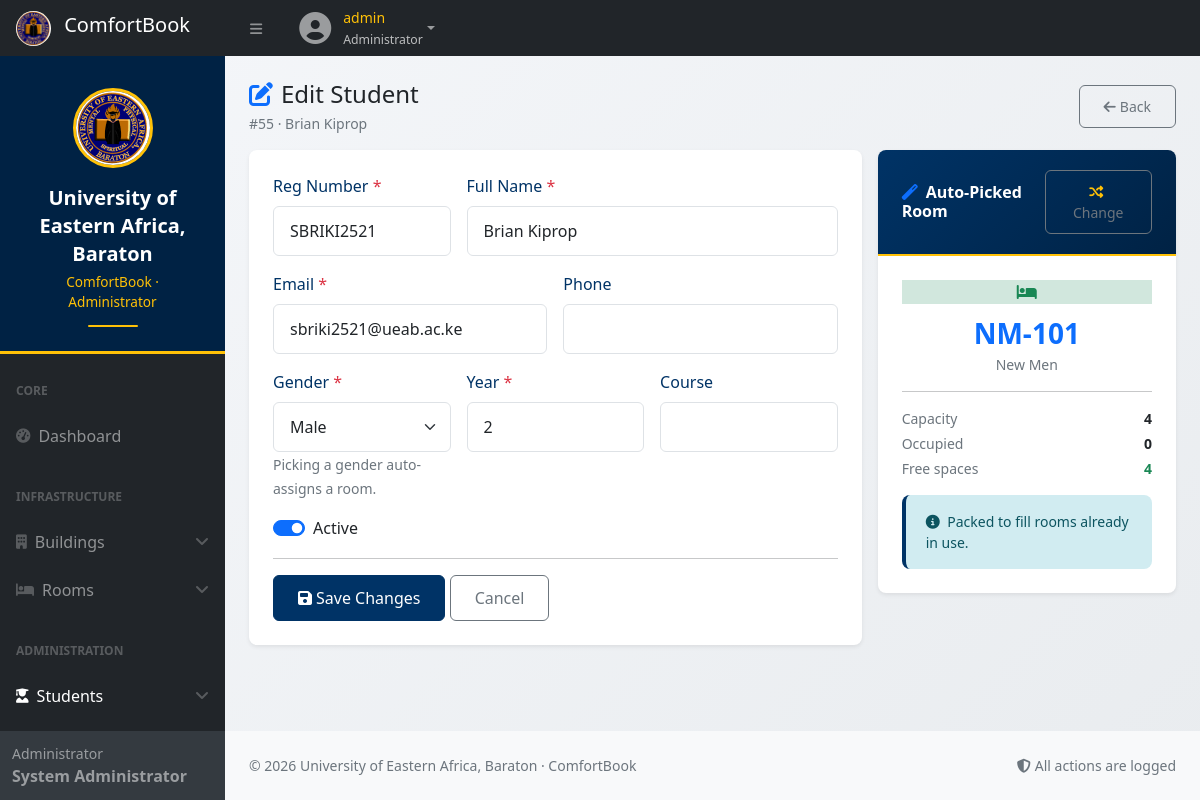
Screenshot of /user/student_form.php?id=55 (signed in) with the database file from the repository.
### tables this page shows
CREATE TABLE `students` (
  `id` int(10) UNSIGNED NOT NULL,
  `reg_number` varchar(30) NOT NULL,
  `full_name` varchar(120) NOT NULL,
  `email` varchar(120) NOT NULL,
  `phone` varchar(20) DEFAULT NULL,
  `gender` enum('Male','Female') NOT NULL,
  `year_of_study` tinyint(3) UNSIGNED NOT NULL DEFAULT 1,
  `course` varchar(120) DEFAULT NULL,
  `current_room_id` int(10) UNSIGNED DEFAULT NULL,
  `phase1_action` enum('none','keep','release') NOT NULL DEFAULT 'none',
  `placed` tinyint(1) NOT NULL DEFAULT 0,
  `late_booker` tinyint(1) NOT NULL DEFAULT 0,
  `is_active` tinyint(1) NOT NULL DEFAULT 1,
  `created_at` datetime NOT NULL DEFAULT current_timestamp()
);

CREATE TABLE `rooms` (
  `id` int(10) UNSIGNED NOT NULL,
  `block_id` int(10) UNSIGNED NOT NULL,
  `room_number` varchar(20) NOT NULL,
  `capacity` tinyint(3) UNSIGNED NOT NULL DEFAULT 1,
  `gender` enum('Male','Female') NOT NULL,
  `status` enum('vacant','available_p2','reserved','occupied') NOT NULL DEFAULT 'vacant',
  `reserved_by_student_id` int(10) UNSIGNED DEFAULT NULL,
  `reserved_at` datetime DEFAULT NULL,
  `notes` text DEFAULT NULL,
  `created_at` datetime NOT NULL DEFAULT current_timestamp()
);

CREATE TABLE `blocks` (
  `id` int(10) UNSIGNED NOT NULL,
  `name` varchar(80) NOT NULL,
  `gender` enum('Male','Female') NOT NULL,
  `description` text DEFAULT NULL,
  `is_active` tinyint(1) NOT NULL DEFAULT 1,
  `created_at` datetime NOT NULL DEFAULT current_timestamp()
);

### includes/config.php (called while the page is built, shortened)
<?php
function h($v): string {
    return htmlspecialchars((string)$v, ENT_QUOTES, 'UTF-8');
}

### user/student_form.php (the view, shortened to what this page needs)
<?php
require_once __DIR__ . '/../includes/config.php';
require_once __DIR__ . '/../includes/auth.php';
$id     = (int)($_GET['id'] ?? 0);
$isEdit = $id > 0;
$student = null;
if ($isEdit) {
    $stmt = $pdo->prepare("SELECT * FROM students WHERE id = ?");
    $stmt->execute([$id]);
    $student = $stmt->fetch();
}
function pick_best_room(PDO $pdo, string $gender, ?int $excludeRoom = null): ?array {
    $sql = "
        SELECT r.id, r.room_number, r.capacity, b.name AS block_name,
            (SELECT COUNT(*) FROM students s WHERE s.current_room_id = r.id AND s.is_active = 1) AS occ
        FROM rooms r
        JOIN blocks b ON b.id = r.block_id
        WHERE r.gender = :gender
        HAVING occ < r.capacity
        ORDER BY occ DESC, (r.capacity - occ) ASC, r.room_number ASC
        LIMIT 1
    ";
    $stmt = $pdo->prepare($sql);
    $stmt->execute([':gender' => $gender]);
    $room = $stmt->fetch();
    return $room ?: null;
}
function list_alternative_rooms(PDO $pdo, string $gender, int $bestId, int $limit = 8): array {
    $sql = "
        SELECT r.id, r.room_number, r.capacity, b.name AS block_name,
            (SELECT COUNT(*) FROM students s WHERE s.current_room_id = r.id AND s.is_active = 1) AS occ
        FROM rooms r
        JOIN blocks b ON b.id = r.block_id
        WHERE r.gender = :gender AND r.id <> :bestId
        HAVING occ < r.capacity
        ORDER BY occ DESC, (r.capacity - occ) ASC, r.room_number ASC
        LIMIT :lim
    ";
    $stmt = $pdo->prepare($sql);
    $stmt->bindValue(':gender', $gender);
    $stmt->bindValue(':bestId', $bestId, PDO::PARAM_INT);
    $stmt->bindValue(':lim',    $limit,  PDO::PARAM_INT);
    $stmt->execute();
    return $stmt->fetchAll();
}
$form = $isEdit ? [
    'reg_number'=>$student['reg_number'], 'full_name'=>$student['full_name'],
    'email'=>$student['email'], 'phone'=>$student['phone'] ?? '',
    'gender'=>$student['gender'], 'year_of_study'=>(int)$student['year_of_study'],
    'course'=>$student['course'] ?? '', 'is_active'=>(int)$student['is_active'],
    'current_room_id'=>(int)($student['current_room_id'] ?? 0),
] : [
    'reg_number'=>'', 'full_name'=>'', 'email'=>'', 'phone'=>'',
    'gender'=>'', 'year_of_study'=>1, 'course'=>'', 'is_active'=>1,
    'current_room_id'=>0,
];
$bestRoom = null;
if (in_array($form['gender'], ['Male','Female'], true)) {
    if ($form['current_room_id'] > 0) {
        $stmt = $pdo->prepare("
            SELECT r.id, r.room_number, r.capacity, b.name AS block_name,
                (SELECT COUNT(*) FROM students s WHERE s.current_room_id=r.id AND s.is_active=1) AS occ
            FROM rooms r JOIN blocks b ON b.id = r.block_id
            WHERE r.id = ?
        ");
        $stmt->execute([$form['current_room_id']]);
        $bestRoom = $stmt->fetch() ?: null;
    } else {
        $bestRoom = pick_best_room($pdo, $form['gender']);
        if ($bestRoom) $form['current_room_id'] = (int)$bestRoom['id'];
    }
}
$alternatives = [];
if ($bestRoom && in_array($form['gender'], ['Male','Female'], true)) {
    $alternatives = list_alternative_rooms($pdo, $form['gender'], (int)$bestRoom['id']);
}
?>
<?php include __DIR__ . '/partial/header.php'; ?>
<div id="layoutSidenav">
    <?php include __DIR__ . '/partial/sidebar.php'; ?>
    <div id="layoutSidenav_content">
        <main class="container-fluid px-4">
            <div class="d-flex justify-content-between align-items-center mt-4 mb-3">
                <div>
                    <h4 class="mb-1"><i class="fas fa-<?= $isEdit?'edit':'user-plus' ?> text-primary me-2"></i><?= $isEdit?'Edit':'Add' ?> Student</h4>
                    <p class="text-muted small mb-0"><?= $isEdit?'#'.$id.' · '.h($student['full_name']):'Register a new student · room auto-picked' ?></p>
                </div>
                <a href="students.php" class="btn btn-outline-secondary btn-sm"><i class="fas fa-arrow-left me-1"></i>Back</a>
            </div>
            <div class="row g-3">
                <div class="col-lg-8">
                    <div class="card border-0 shadow-sm"><div class="card-body">
                        <form method="post" id="studentForm">
                            <div class="row g-3">
                                <div class="col-md-4">
                                    <label class="form-label">Reg Number <span class="text-danger">*</span></label>
                                    <input type="text" name="reg_number" class="form-control" required value="<?= h($form['reg_number']) ?>" placeholder="SJUNOD2611">
                                </div>
                                <div class="col-md-8">
                                    <label class="form-label">Full Name <span class="text-danger">*</span></label>
                                    <input type="text" name="full_name" class="form-control" required value="<?= h($form['full_name']) ?>">
                                </div>
                                <div class="col-md-6">
                                    <label class="form-label">Email <span class="text-danger">*</span></label>
                                    <input type="email" name="email" class="form-control" required value="<?= h($form['email']) ?>">
                                </div>
                                <div class="col-md-6">
                                    <label class="form-label">Phone</label>
                                    <input type="text" name="phone" class="form-control" value="<?= h($form['phone']) ?>">
                                </div>
                                <div class="col-md-4">
                                    <label class="form-label">Gender <span class="text-danger">*</span></label>
                                    <select name="gender" class="form-select" required id="genderSelect">
                                        <option value="Male"   <?= $form['gender']==='Male'?'selected':'' ?>>Male</option>
                                    </select>
                                    <small class="text-muted">Picking a gender auto-assigns a room.</small>
                                </div>
                                <div class="col-md-4">
                                    <label class="form-label">Year <span class="text-danger">*</span></label>
                                    <input type="number" name="year_of_study" class="form-control" required min="1" max="6" value="<?= (int)$form['year_of_study'] ?>">
                                </div>
                                <div class="col-md-4">
                                    <label class="form-label">Course</label>
                                    <input type="text" name="course" class="form-control" value="<?= h($form['course']) ?>">
                                </div>
                                <div class="col-12">
                                    <div class="form-check form-switch">
                                        <input class="form-check-input" type="checkbox" name="is_active" id="isActive" <?= $form['is_active']?'checked':'' ?>>
                                        <label class="form-check-label" for="isActive">Active</label>
                                    </div>
                                </div>
                            </div>
                            <hr>
                            <button class="btn btn-primary" onclick="document.getElementById('actionInput').value='save';">
                                <i class="fas fa-save me-1"></i><?= $isEdit?'Save Changes':'Create Student' ?>
                            </button>
                            <a href="students.php" class="btn btn-outline-secondary">Cancel</a>
                        </form>
                    </div></div>
                </div>
                <div class="col-lg-4">
                    <div class="card border-0 shadow-sm sticky-top" style="top:80px;">
                        <div class="card-header bg-white d-flex justify-content-between align-items-center">
                            <h6 class="mb-0 fw-bold"><i class="fas fa-magic text-primary me-2"></i>Auto-Picked Room</h6>
                            <?php if ($bestRoom && !empty($alternatives)): ?>
                            <button type="button" class="btn btn-sm btn-outline-secondary"
                                    data-bs-toggle="modal" data-bs-target="#changeRoomModal">
                                <i class="fas fa-random me-1"></i>Change
                            </button>
                            <?php endif; ?>
                        </div>
                        <div class="card-body">
                            <?php if (!$form['gender']): ?>
                                <div class="text-center text-muted py-3">
                                    <i class="fas fa-bed fa-2x mb-2 opacity-25"></i>
                                    <p class="small mb-0">Select a gender to auto-pick a room</p>
                                </div>
                            <?php elseif ($bestRoom): ?>
                                <div class="text-center">
                                    <div class="stat-icon bg-success-subtle text-success mx-auto mb-2">
                                        <i class="fas fa-bed"></i>
                                    </div>
                                    <div class="fs-3 fw-bold text-primary"><?= h($bestRoom['room_number']) ?></div>
                                    <div class="small text-muted"><?= h($bestRoom['block_name']) ?></div>
                                </div>
                                <hr>
                                <div class="small">
                                    <div class="d-flex justify-content-between mb-1">
                                        <span class="text-muted">Capacity</span><strong><?= (int)$bestRoom['capacity'] ?></strong>
                                    </div>
                                    <div class="d-flex justify-content-between mb-1">
                                        <span class="text-muted">Occupied</span><strong><?= (int)$bestRoom['occ'] ?></strong>
                                    </div>
                                    <div class="d-flex justify-content-between">
                                        <span class="text-muted">Free spaces</span>
                                        <strong class="text-success"><?= (int)$bestRoom['capacity'] - (int)$bestRoom['occ'] ?></strong>
                                    </div>
                                </div>
                                <div class="alert alert-info small mt-3 mb-0">
                                    <i class="fas fa-info-circle me-1"></i>
                                    Packed to fill rooms already in use.
                                </div>
                            <?php endif; ?>
                        </div>
                    </div>
                </div>
            </div>
            <div class="pb-4"></div>
        </main>
<?php include __DIR__ . '/partial/footer.php'; ?>

### assets/css/ueab-theme.css (style rules this page uses)
:root { --ueab-primary: #003366; --ueab-primary-dark: #002244; --ueab-primary-light: #1a4d7a; --ueab-accent: #ffc107; --ueab-accent-light: #ffcd39; --ueab-accent-dark: #e6a700; --ueab-text-light: #ffffff; --ueab-text-muted: #f0f0f0; --ueab-text-dark: #333333; --ueab-border-light: rgba(255, 255, 255, 0.1); --ueab-border-dark: rgba(0, 51, 102, 0.1); --ueab-gradient: linear-gradient(135deg, var(--ueab-primary) 0%, var(--ueab-primary-dark) 100%); --ueab-shadow: 0 5px 15px rgba(0, 51, 102, 0.08); --ueab-shadow-hover: 0 8px 25px rgba(0, 51, 102, 0.15); }
body { background: linear-gradient(135deg, #f5f7fa 0%, #e9ecef 100%); font-family: 'Segoe UI', Tahoma, Geneva, Verdana, sans-serif; min-height: 100vh; }
.card { border: none; border-radius: 0.5rem; box-shadow: var(--ueab-shadow); transition: all 0.3s ease; margin-bottom: 1.5rem; overflow: hidden; }
.card-header { background: var(--ueab-gradient); color: var(--ueab-text-light); border-bottom: 2px solid var(--ueab-accent); padding: 1.25rem 1.5rem; font-weight: 600; }
.card-header i { color: var(--ueab-accent); margin-right: 0.75rem; }
.card-body { padding: 1.5rem; }
.form-control, .form-select { border: 1px solid #dee2e6; border-radius: 0.375rem; padding: 0.75rem 1rem; transition: all 0.3s ease; }
.form-label { color: var(--ueab-primary); font-weight: 500; margin-bottom: 0.5rem; }
.btn { padding: 0.625rem 1.5rem; border-radius: 0.375rem; font-weight: 500; transition: all 0.3s ease; position: relative; overflow: hidden; }
.btn-primary { background: var(--ueab-primary); border-color: var(--ueab-primary); }
.alert { border: none; border-radius: 0.5rem; padding: 1rem 1.25rem; border-left: 4px solid transparent; }
.alert-info { background: #d1ecf1; color: #0c5460; border-left-color: var(--ueab-primary); }

### rows the page displays
students: full_name "Brian Kiprop", reg_number "SBRIKI2521", email "sbriki2521@ueab.ac.ke", gender "Male", year_of_study "2", is_active "☑"
rooms: room_number "NM-101", block.name "New Men", capacity "4", (int)$bestRoom['capacity']-(int)$bestRoom['occ'] "4"

### other values shown
$username "admin"
$roleDisplay "Administrator"
role_display() "Administrator"
$_SESSION['full_name'] "System Administrator"
$id "55"
$bestRoom['occ'] "0"
